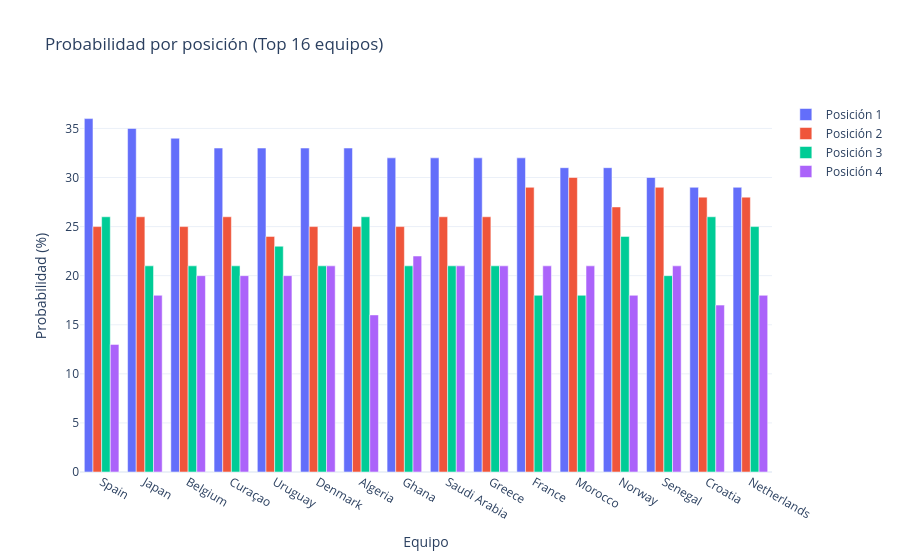

The cell this chart's notebook holds for it:
### Code cell
# Gráfico de barras agrupadas - Probabilidades por posición
top_teams = prob_df.head(16)['team'].tolist()
plot_df = prob_df[prob_df['team'].isin(top_teams)]

fig = go.Figure()
for pos in [1, 2, 3, 4]:
    fig.add_trace(go.Bar(
        name=f'Posición {pos}',
        x=plot_df['team'],
        y=plot_df[f'pos_{pos}'],
    ))

fig.update_layout(
    barmode='group',
    title='Probabilidad por posición (Top 16 equipos)',
    xaxis_title='Equipo',
    yaxis_title='Probabilidad (%)',
    template='plotly_white'
)
fig.show()

### Figure 1 — Plotly figure (JSON) as saved in the notebook; plotly's stock layout.template omitted (floating-point values rounded to 4 significant figures)
{"data": [{"name": "Posición 1", "type": "bar", "x": ["Spain", "Japan", "Belgium", "Curaçao", "Uruguay", "Denmark", "Algeria", "Ghana", "Saudi Arabia", "Greece", "France", "Morocco", "Norway", "Senegal", "Croatia", "Netherlands"], "y": [36.0, 35.0, 34.0, 33.0, 33.0, 33.0, 33.0, 32.0, 32.0, 32.0, 32.0, 31.0, 31.0, 30.0, 29.0, 29.0]}, {"name": "Posición 2", "type": "bar", "x": ["Spain", "Japan", "Belgium", "Curaçao", "Uruguay", "Denmark", "Algeria", "Ghana", "Saudi Arabia", "Greece", "France", "Morocco", "Norway", "Senegal", "Croatia", "Netherlands"], "y": [25.0, 26.0, 25.0, 26.0, 24.0, 25.0, 25.0, 25.0, 26.0, 26.0, 29.0, 30.0, 27.0, 29.0, 28.0, 28.0]}, {"name": "Posición 3", "type": "bar", "x": ["Spain", "Japan", "Belgium", "Curaçao", "Uruguay", "Denmark", "Algeria", "Ghana", "Saudi Arabia", "Greece", "France", "Morocco", "Norway", "Senegal", "Croatia", "Netherlands"], "y": [26.0, 21.0, 21.0, 21.0, 23.0, 21.0, 26.0, 21.0, 21.0, 21.0, 18.0, 18.0, 24.0, 20.0, 26.0, 25.0]}, {"name": "Posición 4", "type": "bar", "x": ["Spain", "Japan", "Belgium", "Curaçao", "Uruguay", "Denmark", "Algeria", "Ghana", "Saudi Arabia", "Greece", "France", "Morocco", "Norway", "Senegal", "Croatia", "Netherlands"], "y": [13.0, 18.0, 20.0, 20.0, 20.0, 21.0, 16.0, 22.0, 21.0, 21.0, 21.0, 21.0, 18.0, 21.0, 17.0, 18.0]}], "layout": {"barmode": "group", "title": {"text": "Probabilidad por posición (Top 16 equipos)"}, "xaxis": {"title": {"text": "Equipo"}}, "yaxis": {"title": {"text": "Probabilidad (%)"}}}}
